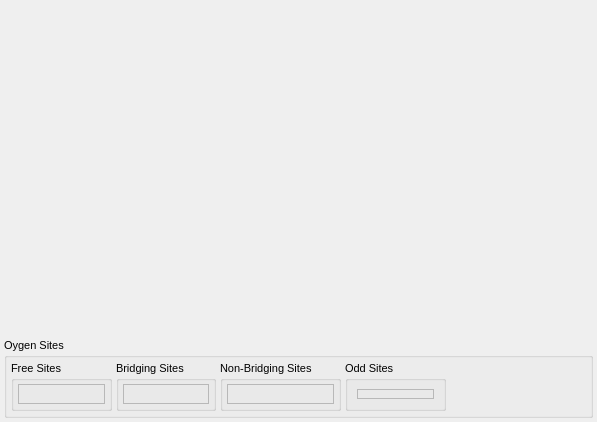
<?xml version="1.0" encoding="UTF-8"?>
<ui version="4.0">
 <class>RingPopulationsModuleWidget</class>
 <widget class="QWidget" name="RingPopulationsModuleWidget">
  <property name="geometry">
   <rect>
    <x>0</x>
    <y>0</y>
    <width>597</width>
    <height>422</height>
   </rect>
  </property>
  <property name="sizePolicy">
   <sizepolicy hsizetype="Preferred" vsizetype="Preferred">
    <horstretch>0</horstretch>
    <verstretch>0</verstretch>
   </sizepolicy>
  </property>
  <property name="font">
   <font>
    <pointsize>8</pointsize>
   </font>
  </property>
  <property name="windowTitle">
   <string>RingPopulations Controls</string>
  </property>
  <layout class="QVBoxLayout" name="verticalLayout">
   <property name="leftMargin">
    <number>4</number>
   </property>
   <property name="topMargin">
    <number>4</number>
   </property>
   <property name="rightMargin">
    <number>4</number>
   </property>
   <property name="bottomMargin">
    <number>4</number>
   </property>
   <item>
    <widget class="DataWidget" name="RingPopulationsPlotWidget" native="true">
     <property name="sizePolicy">
      <sizepolicy hsizetype="Expanding" vsizetype="Expanding">
       <horstretch>0</horstretch>
       <verstretch>0</verstretch>
      </sizepolicy>
     </property>
    </widget>
   </item>
   <item>
    <widget class="QGroupBox" name="groupBox">
     <property name="sizePolicy">
      <sizepolicy hsizetype="Expanding" vsizetype="Preferred">
       <horstretch>0</horstretch>
       <verstretch>0</verstretch>
      </sizepolicy>
     </property>
     <property name="title">
      <string>Oygen Sites</string>
     </property>
     <layout class="QHBoxLayout" name="horizontalLayout_13">
      <property name="spacing">
       <number>4</number>
      </property>
      <property name="leftMargin">
       <number>4</number>
      </property>
      <property name="topMargin">
       <number>4</number>
      </property>
      <property name="rightMargin">
       <number>4</number>
      </property>
      <property name="bottomMargin">
       <number>4</number>
      </property>
      <item>
       <widget class="QGroupBox" name="FreeOxygensGroup">
        <property name="sizePolicy">
         <sizepolicy hsizetype="Minimum" vsizetype="Minimum">
          <horstretch>0</horstretch>
          <verstretch>0</verstretch>
         </sizepolicy>
        </property>
        <property name="title">
         <string>Free Sites</string>
        </property>
        <property name="flat">
         <bool>false</bool>
        </property>
        <property name="checkable">
         <bool>false</bool>
        </property>
        <layout class="QHBoxLayout" name="horizontalLayout_10">
         <property name="leftMargin">
          <number>4</number>
         </property>
         <property name="topMargin">
          <number>4</number>
         </property>
         <property name="rightMargin">
          <number>4</number>
         </property>
         <property name="bottomMargin">
          <number>4</number>
         </property>
         <item>
          <widget class="SampledDoubleLabel" name="FOResultFrame">
           <property name="sizePolicy">
            <sizepolicy hsizetype="Expanding" vsizetype="Minimum">
             <horstretch>0</horstretch>
             <verstretch>0</verstretch>
            </sizepolicy>
           </property>
           <property name="frameShape">
            <enum>QFrame::StyledPanel</enum>
           </property>
           <property name="frameShadow">
            <enum>QFrame::Raised</enum>
           </property>
          </widget>
         </item>
        </layout>
       </widget>
      </item>
      <item>
       <widget class="QGroupBox" name="groupBox_2">
        <property name="sizePolicy">
         <sizepolicy hsizetype="Minimum" vsizetype="Minimum">
          <horstretch>0</horstretch>
          <verstretch>0</verstretch>
         </sizepolicy>
        </property>
        <property name="minimumSize">
         <size>
          <width>0</width>
          <height>50</height>
         </size>
        </property>
        <property name="title">
         <string>Bridging Sites</string>
        </property>
        <layout class="QHBoxLayout" name="horizontalLayout_11">
         <property name="leftMargin">
          <number>4</number>
         </property>
         <property name="topMargin">
          <number>4</number>
         </property>
         <property name="rightMargin">
          <number>4</number>
         </property>
         <property name="bottomMargin">
          <number>4</number>
         </property>
         <item>
          <widget class="SampledDoubleLabel" name="BOResultFrame">
           <property name="sizePolicy">
            <sizepolicy hsizetype="Expanding" vsizetype="Minimum">
             <horstretch>0</horstretch>
             <verstretch>0</verstretch>
            </sizepolicy>
           </property>
           <property name="frameShape">
            <enum>QFrame::StyledPanel</enum>
           </property>
           <property name="frameShadow">
            <enum>QFrame::Raised</enum>
           </property>
          </widget>
         </item>
        </layout>
       </widget>
      </item>
      <item>
       <widget class="QGroupBox" name="groupBox_3">
        <property name="sizePolicy">
         <sizepolicy hsizetype="Minimum" vsizetype="Minimum">
          <horstretch>0</horstretch>
          <verstretch>0</verstretch>
         </sizepolicy>
        </property>
        <property name="title">
         <string>Non-Bridging Sites</string>
        </property>
        <layout class="QHBoxLayout" name="horizontalLayout_12">
         <property name="leftMargin">
          <number>4</number>
         </property>
         <property name="topMargin">
          <number>4</number>
         </property>
         <property name="rightMargin">
          <number>4</number>
         </property>
         <property name="bottomMargin">
          <number>4</number>
         </property>
         <item>
          <widget class="SampledDoubleLabel" name="NBOResultFrame">
           <property name="sizePolicy">
            <sizepolicy hsizetype="Expanding" vsizetype="Minimum">
             <horstretch>0</horstretch>
             <verstretch>0</verstretch>
            </sizepolicy>
           </property>
           <property name="frameShape">
            <enum>QFrame::StyledPanel</enum>
           </property>
           <property name="frameShadow">
            <enum>QFrame::Raised</enum>
           </property>
          </widget>
         </item>
        </layout>
       </widget>
      </item>
      <item>
       <widget class="QGroupBox" name="groupBox_4">
        <property name="enabled">
         <bool>true</bool>
        </property>
        <property name="sizePolicy">
         <sizepolicy hsizetype="Minimum" vsizetype="Minimum">
          <horstretch>0</horstretch>
          <verstretch>0</verstretch>
         </sizepolicy>
        </property>
        <property name="title">
         <string>Odd Sites</string>
        </property>
        <layout class="QHBoxLayout" name="horizontalLayout">
         <item>
          <widget class="SampledDoubleLabel" name="OddOResultsFrame">
           <property name="sizePolicy">
            <sizepolicy hsizetype="Expanding" vsizetype="Minimum">
             <horstretch>0</horstretch>
             <verstretch>0</verstretch>
            </sizepolicy>
           </property>
           <property name="frameShape">
            <enum>QFrame::StyledPanel</enum>
           </property>
           <property name="frameShadow">
            <enum>QFrame::Raised</enum>
           </property>
          </widget>
         </item>
        </layout>
       </widget>
      </item>
      <item>
       <spacer name="horizontalSpacer_3">
        <property name="orientation">
         <enum>Qt::Horizontal</enum>
        </property>
        <property name="sizeHint" stdset="0">
         <size>
          <width>140</width>
          <height>20</height>
         </size>
        </property>
       </spacer>
      </item>
     </layout>
    </widget>
   </item>
  </layout>
 </widget>
 <customwidgets>
  <customwidget>
   <class>DataWidget</class>
   <extends>QWidget</extends>
   <header>gui/dataWidget.h</header>
   <container>1</container>
  </customwidget>
  <customwidget>
   <class>SampledDoubleLabel</class>
   <extends>QFrame</extends>
   <header>gui/widgets/sampledDoubleLabel.h</header>
   <container>1</container>
  </customwidget>
 </customwidgets>
 <resources/>
 <connections/>
</ui>
